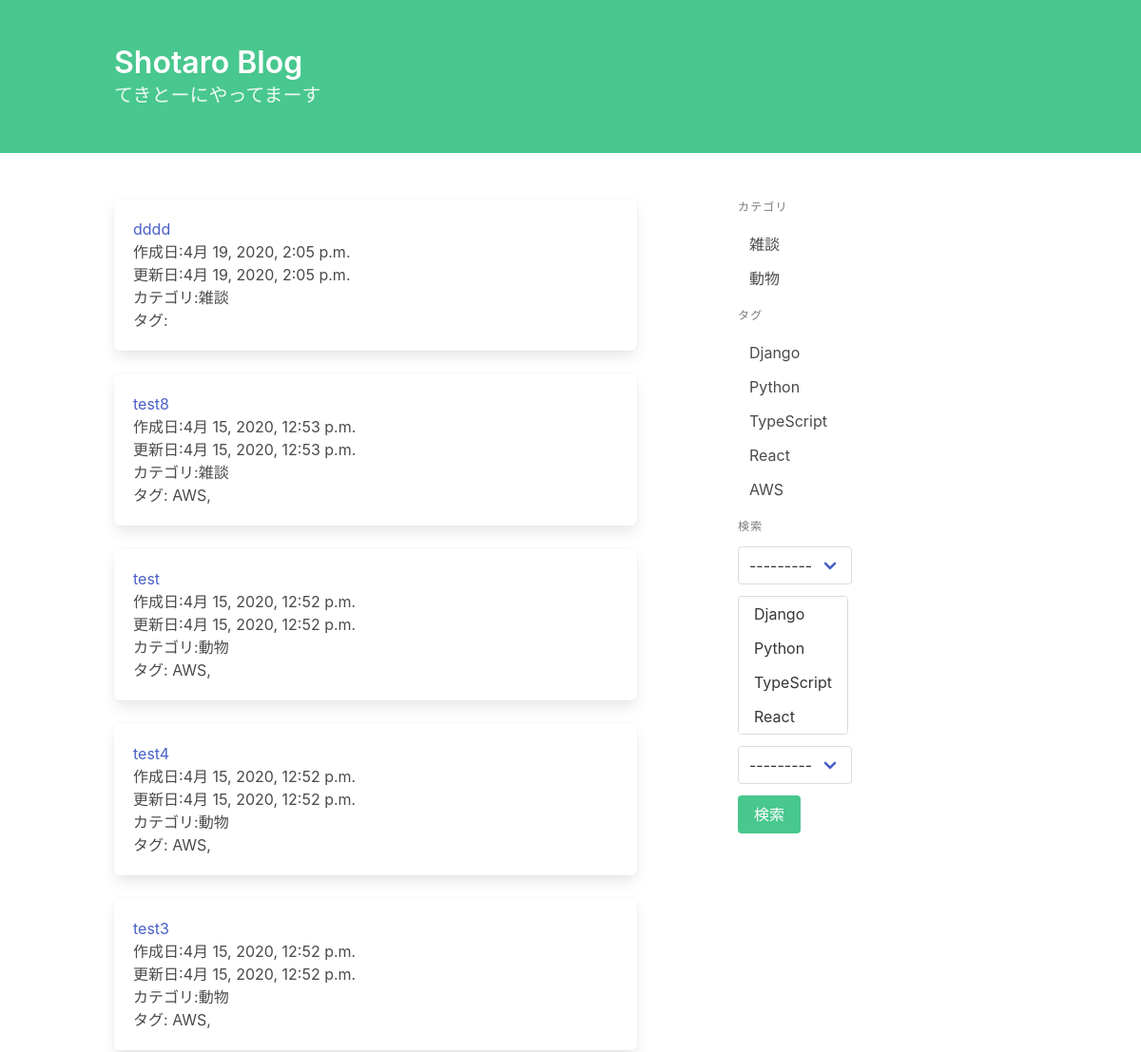
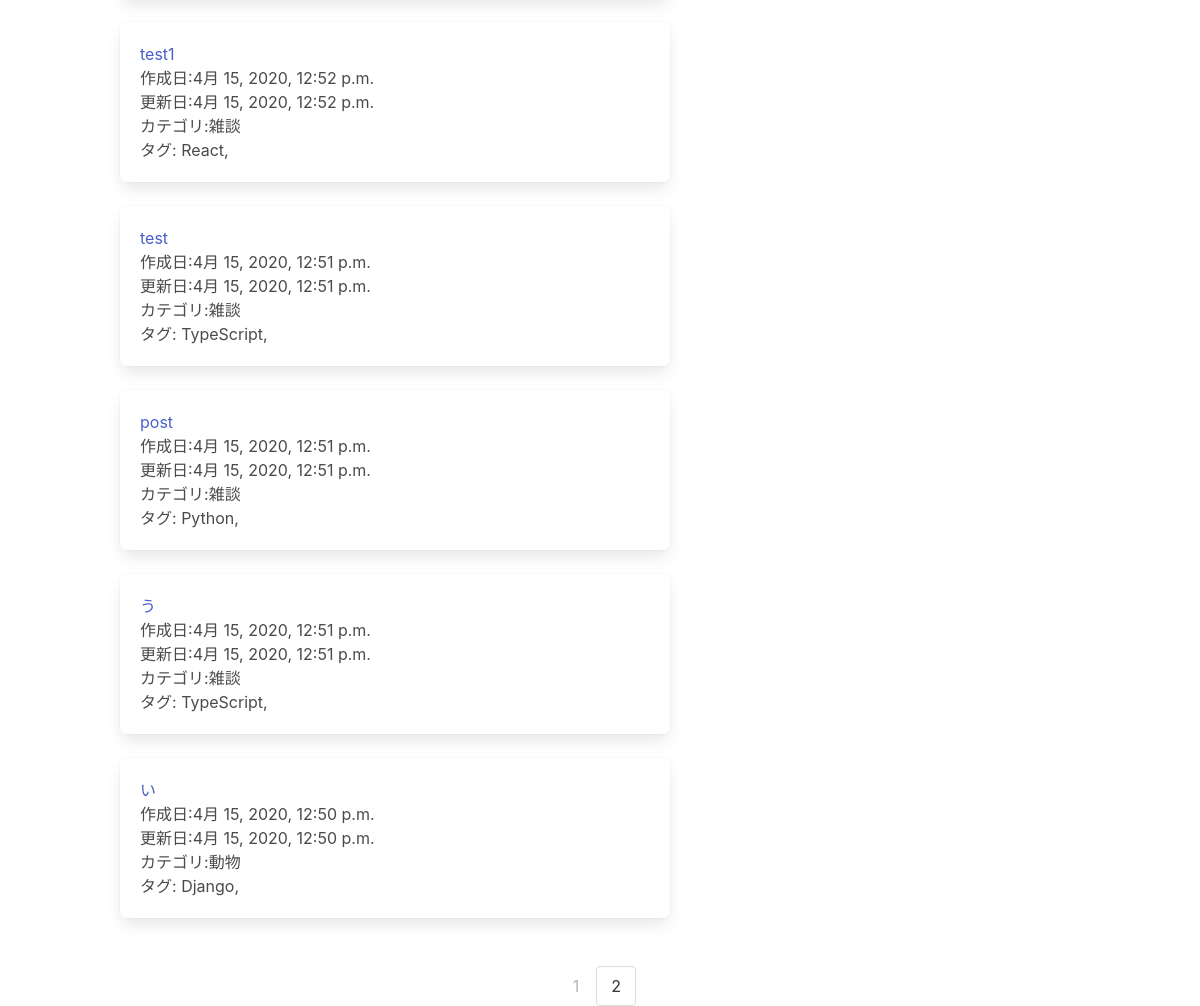
The page / on the database its author committed (2 pictures, top to bottom).
### blog/models.py (models this page shows, shortened)
class Post(models.Model):
    title = models.CharField('タイトル', max_length=32)
    text = MarkdownxField('本文')
    category = models.ForeignKey(
        Category, on_delete=models.PROTECT, verbose_name='カテゴリ')
    tags = models.ManyToManyField(Tag, verbose_name='タグ', blank=True)
    created_at = models.DateTimeField('作成日', auto_now_add=True)
    updated_at = models.DateTimeField('更新日', auto_now=True)

class Category(models.Model):
    name = models.CharField('カテゴリ名', max_length=255, unique=True)
    def __str__(self):
        return self.name

class Tag(models.Model):
    name = models.CharField('タグ名', max_length=255, unique=True)
    def __str__(self):
        return self.name

### blog/views.py (the view, shortened to what this page needs)
# urls.py: path('',views.PostList.as_view(),name='post_list'),
class PostList(generic.ListView):
    model = Post
    ordering = '-created_at'
    paginate_by = 10
    def get_queryset(self):
        queryset = super().get_queryset()
        form = PostSearchForm(self.request.GET or None)
        return queryset

### blog/forms.py
class PostSearchForm(forms.Form):
    key_word = forms.CharField(
        label='キーワード', required=False, widget=forms.TextInput(attrs={'class': 'input'}))
    category = forms.ModelChoiceField(
        label='カテゴリの選択', required=False, queryset=Category.objects.all())
    tags = forms.ModelMultipleChoiceField(
        label='タグの選択', required=False, queryset=Tag.objects.all())
    user = forms.ModelChoiceField(
        label='投稿者', required=False, queryset=User.objects.all())

### blog/templatetags/blog.py (called while the page is built)
@register.inclusion_tag('blog/category_and_tag_list.html')
def create_category_and_tag_list():
    return {
        'category_list': Category.objects.all(),
        'tag_list': Tag.objects.all(),
    }

@register.inclusion_tag('blog/search_form.html')
def create_search_form(request):
    form = PostSearchForm(request.GET or None)
    return {'form': form}

@register.simple_tag
def url_replace(request, field, value):
    url_dict = request.GET.copy()
    url_dict[field] = str(value)
    return url_dict.urlencode()

### blog/templates/blog/post_list.html
{% extends "base.html" %}
{% block content %}
  {% for post in post_list %}
    <article class="box">
        <h1><a href="{% url 'blog:post_detail' post.pk %}">{{ post.title }}</a></h1>
        <p>作成日:{{ post.created_at }}</p>
        <p>更新日:{{ post.updated_at }}</p>
        <p>カテゴリ:{{ post.category }}</p>
        <p>タグ: {% for tag in post.tags.all %}{{ tag }},{% endfor %}</p>
    </article>
  {% endfor %}
{% endblock %}

### blog/templates/blog/category_and_tag_list.html
<p class="menu-label">カテゴリ</p>
<ul class="menu-list">
    {% for category in category_list %}
    <li><a href="{% url 'blog:post_category_list' category.pk %}">{{ category }}</a></li>
    {% endfor %}
</ul>
<p class="menu-label">タグ</p>
<ul class="menu-list">
    {% for tag in tag_list %}
    <li><a href="{% url 'blog:post_tag_list' tag.pk %}">{{ tag }}</a></li>
    {% endfor %}
</ul>

### rows shown on the page
Post: title "dddd", created_at "4月 19, 2020, 2:05 p.m.", updated_at "4月 19, 2020, 2:05 p.m.", category "雑談"
Post: title "test8", created_at "4月 15, 2020, 12:53 p.m.", updated_at "4月 15, 2020, 12:53 p.m.", category "雑談"
Tag: name "AWS"
Post: title "test", created_at "4月 15, 2020, 12:52 p.m.", updated_at "4月 15, 2020, 12:52 p.m.", category "動物"
Post: title "test4", created_at "4月 15, 2020, 12:52 p.m.", updated_at "4月 15, 2020, 12:52 p.m.", category "動物"
Post: title "test3", created_at "4月 15, 2020, 12:52 p.m.", updated_at "4月 15, 2020, 12:52 p.m.", category "動物"
Post: title "test1", created_at "4月 15, 2020, 12:52 p.m.", updated_at "4月 15, 2020, 12:52 p.m.", category "雑談"
Tag: name "React"
Post: title "test", created_at "4月 15, 2020, 12:51 p.m.", updated_at "4月 15, 2020, 12:51 p.m.", category "雑談"
Tag: name "TypeScript"
Post: title "post", created_at "4月 15, 2020, 12:51 p.m.", updated_at "4月 15, 2020, 12:51 p.m.", category "雑談"
Tag: name "Python"
Post: title "う", created_at "4月 15, 2020, 12:51 p.m.", updated_at "4月 15, 2020, 12:51 p.m.", category "雑談"
Post: title "い", created_at "4月 15, 2020, 12:50 p.m.", updated_at "4月 15, 2020, 12:50 p.m.", category "動物"
Tag: name "Django"
Category: name "雑談"
Category: name "動物"

### other values the page prints
{{ num }} "1"
{{ num }} "2"
